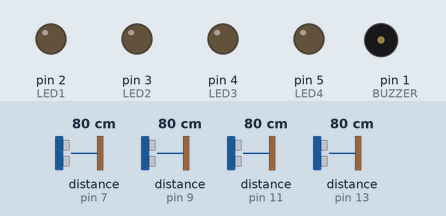
Recording of a sketch running on a simulated Arduino Uno, built with avr-gcc and run on an emulated ATmega328P. Parts: output pins drawn as LEDs (lit = HIGH), buzzer (waves = sounding). Wiring (inferred from the names in the program): 4 × ultrasonic range finder: trigger pin 6, echo pin 7 / trigger pin 8, echo pin 9 / trigger pin 10, echo pin 11 / trigger pin 12, echo pin 13. The test bench sets the inputs (shaded band); at power-on: distance to the obstacle (sensors on pin 7, pin 11, pin 9, pin 13) 80 cm. The echo pulse lasts 58.3 µs per cm; random numbers use the default seed unless the sketch sets one; pins used as bus, display or sensor lines are not drawn.

Above: at 1.8 s.
1.9 s: distance to the obstacle (sensor on pin 7) set to 12 cm
3.4 s: distance to the obstacle (sensor on pin 7) set to 9 cm
At 3.8 s:
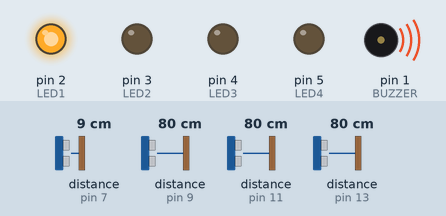
At 6.2 s:
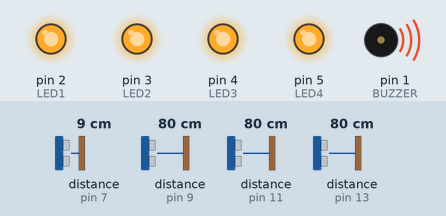
6.4 s: distance to the obstacle (sensor on pin 7) set to 18 cm
9.4 s: distance to the obstacle (sensor on pin 11) set to 2 cm
At 9.7 s:
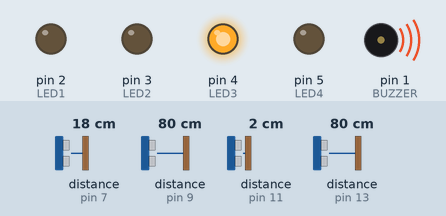
11.6 s: distance to the obstacle (sensor on pin 11) set to 9 cm
13.1 s: distance to the obstacle (sensor on pin 11) set to 12 cm
At 14.69 s:
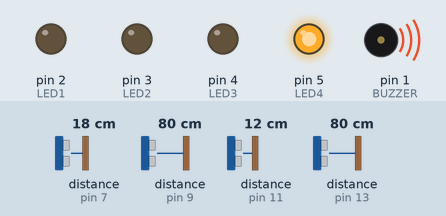
Timing chart, 0 to 16.4 s (numbered marks = the images above; inputs shaded):
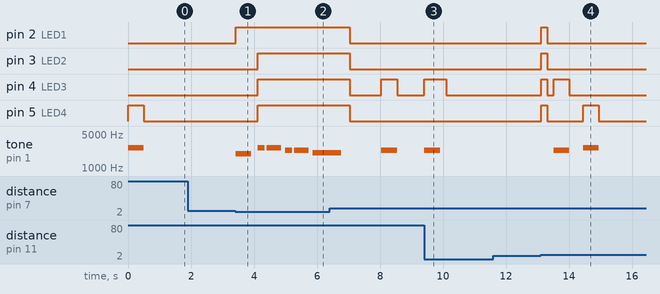

The sketch:

main_v2.ino
```cpp
// JUEGO DE MEMORIA
// v2.0
// Versión mejorada para acreditación EUR-ACE
// Mejora en velocidades de encendido y apagado de leds durante secuencia
// 2023/08/07

// PINES ARDUINO
#define BUZZER 1
#define TRIG1 6
#define ECHO1 7
#define TRIG2 8
#define ECHO2 9
#define TRIG3 10
#define ECHO3 11
#define TRIG4 12
#define ECHO4 13
#define LED1 2
#define LED2 3
#define LED3 4
#define LED4 5

// MELODIAS
int melodia[] = {2600, 2600, 2300, 2300, 2080};
int duracionNotas[] = {8, 4, 8, 4, 2};
#define MELODIA_LED1 1950
#define MELODIA_LED2 2080
#define MELODIA_LED3 2300
#define MELODIA_LED4 2600

// PARAMETROS DE JUEGO
int nivelActual = 1;
int velocidad = 500;      // tiempo que se muestra encendido cada led durante el juego
int espera = 500;         // tiempo de espera entre el apagado de un led y el encendido de otro
int distanciaSensor = 9;  // distancia minima de activacion de sensores ultrasonicos en cm.
const int NIVEL_MAX = 50; // nivel maximo de juego
int secuencia[NIVEL_MAX];
int secuenciaUsuario[NIVEL_MAX];
int maxpunt = 0;


void melodiaError()
{
  for (int i = 0; i < 5; i++)
  {
    int duracionNota = 1800 / (duracionNotas[i]);
    tone(BUZZER, melodia[i], duracionNota);
    int pausaEntreNotas = duracionNota * 1.30;
    delay(pausaEntreNotas);
    noTone(BUZZER);
  }
}

void secuenciaError()
{
  digitalWrite(LED1, HIGH);
  digitalWrite(LED2, HIGH);
  digitalWrite(LED3, HIGH);
  digitalWrite(LED4, HIGH);
  melodiaError();
  digitalWrite(LED1, LOW);
  digitalWrite(LED2, LOW);
  digitalWrite(LED3, LOW);
  digitalWrite(LED4, LOW);
  delay(1000);
  nivelActual = 1;
  if (nivelActual > maxpunt)
  {
    maxpunt = nivelActual;
  }
  velocidad = 500;
}

void secuenciaCorrecta()
{
  if (nivelActual < NIVEL_MAX)
    ;
  nivelActual++;
  if (velocidad > 200)
  {
    velocidad -= 10;
  }
  if (espera > 0)
  {
    espera -= 50;
  }
  digitalWrite(LED1, HIGH);
  digitalWrite(LED2, HIGH);
  digitalWrite(LED3, HIGH);
  digitalWrite(LED4, HIGH);
  delay(200);
  digitalWrite(LED1, LOW);
  digitalWrite(LED2, LOW);
  digitalWrite(LED3, LOW);
  digitalWrite(LED4, LOW);
  delay(200);
}

int leerDistancia(int TRIG, int ECHO)
{
  digitalWrite(TRIG, LOW);
  delayMicroseconds(2);
  digitalWrite(TRIG, HIGH);
  delayMicroseconds(10);
  digitalWrite(TRIG, LOW);
  int t = pulseIn(ECHO, HIGH);
  int d = t / 58;
  return d;
}

void muestraSecuencia()
{
  digitalWrite(LED1, LOW);
  digitalWrite(LED2, LOW);
  digitalWrite(LED3, LOW);
  digitalWrite(LED4, LOW);

  for (int i = 0; i < nivelActual; i++)
  {
    if (secuencia[i] == LED1)
    {
      tone(BUZZER, MELODIA_LED1);
      digitalWrite(LED1, HIGH);
      delay(velocidad);
      noTone(BUZZER);
      digitalWrite(LED1, LOW);
    }
    if (secuencia[i] == LED2)
    {
      tone(BUZZER, MELODIA_LED2);
      digitalWrite(LED2, HIGH);
      delay(velocidad);
      noTone(BUZZER);
      digitalWrite(LED2, LOW);
    }
    if (secuencia[i] == LED3)
    {
      tone(BUZZER, MELODIA_LED3);
      digitalWrite(LED3, HIGH);
      delay(velocidad);
      noTone(BUZZER);
      digitalWrite(LED3, LOW);
    }
    if (secuencia[i] == LED4)
    {
      tone(BUZZER, MELODIA_LED4);
      digitalWrite(LED4, HIGH);
      delay(velocidad);
      noTone(BUZZER);
      digitalWrite(LED4, LOW);
    }
    delay(espera);
  }
}

void leeSecuencia()
{
  int flag = 0;
  for (int i = 0; i < nivelActual; i++)
  {
    flag = 0;
    while (flag == 0)
    {
      if (leerDistancia(TRIG1, ECHO1) <= distanciaSensor)
      {
        digitalWrite(LED1, HIGH);
        tone(BUZZER, MELODIA_LED1);
        delay(velocidad);
        noTone(BUZZER);
        secuenciaUsuario[i] = LED1;
        flag = 1;
        delay(200);
        if (secuenciaUsuario[i] != secuencia[i])
        {
          secuenciaError();
          return;
        }
        digitalWrite(LED1, LOW);
      }
      if (leerDistancia(TRIG2, ECHO2) <= distanciaSensor)
      {
        digitalWrite(LED2, HIGH);
        tone(BUZZER, MELODIA_LED2);
        delay(velocidad);
        noTone(BUZZER);
        secuenciaUsuario[i] = LED2;
        flag = 1;
        delay(200);
        if (secuenciaUsuario[i] != secuencia[i])
        {
          secuenciaError();
          return;
        }
        digitalWrite(LED2, LOW);
      }
      if (leerDistancia(TRIG3, ECHO3) <= distanciaSensor)
      {
        digitalWrite(LED3, HIGH);
        tone(BUZZER, MELODIA_LED3);
        delay(velocidad);
        noTone(BUZZER);
        secuenciaUsuario[i] = LED3;
        flag = 1;
        delay(200);
        if (secuenciaUsuario[i] != secuencia[i])
        {
          secuenciaError();
          return;
        }
        digitalWrite(LED3, LOW);
      }
      if (leerDistancia(TRIG4, ECHO4) <= distanciaSensor)
      {
        digitalWrite(LED4, HIGH);
        tone(BUZZER, MELODIA_LED4);
        delay(velocidad);
        noTone(BUZZER);
        secuenciaUsuario[i] = LED4;
        flag = 1;
        delay(200);
        if (secuenciaUsuario[i] != secuencia[i])
        {
          secuenciaError();
          return;
        }
        digitalWrite(LED4, LOW);
      }
    }
    while (
        leerDistancia(TRIG1, ECHO1) <= distanciaSensor ||
        leerDistancia(TRIG2, ECHO2) <= distanciaSensor ||
        leerDistancia(TRIG3, ECHO3) <= distanciaSensor ||
        leerDistancia(TRIG4, ECHO4) <= distanciaSensor)
    {
    }
  }
  secuenciaCorrecta();
}

void generaSecuencia()
{
  randomSeed(millis());
  for (int i = 0; i < NIVEL_MAX; i++)
  {
    secuencia[i] = random(2, 6);
  }
}

void setup()
{
  pinMode(LED1, OUTPUT);
  pinMode(LED2, OUTPUT);
  pinMode(LED3, OUTPUT);
  pinMode(LED4, OUTPUT);
  pinMode(BUZZER, OUTPUT);
  pinMode(TRIG1, OUTPUT);
  pinMode(TRIG2, OUTPUT);
  pinMode(TRIG3, OUTPUT);
  pinMode(TRIG4, OUTPUT);
  pinMode(ECHO1, INPUT);
  pinMode(ECHO2, INPUT);
  pinMode(ECHO3, INPUT);
  pinMode(ECHO4, INPUT);
  digitalWrite(LED1, LOW);
  digitalWrite(LED2, LOW);
  digitalWrite(LED3, LOW);
  digitalWrite(LED4, LOW);
}

void loop()
{
  if (nivelActual == 1)
  {
    generaSecuencia();
  }
  muestraSecuencia();
  leeSecuencia();
}
```

Measured:
- the behaviour switches between 11 and 10 cm on distance to the obstacle (sensor on pin 7) (found by bisection; images 0 and 1)
- the behaviour switches between 10 and 11 cm on distance to the obstacle (sensor on pin 11) (found by bisection; images 3 and 4)
- after the input at 1.9 s, every drawn part: stays the same
- after the input at 3.4 s, pin 2 (LED1): LOW → HIGH at once; pin 3 (LED2), pin 4 (LED3), pin 5 (LED4): LOW → HIGH after 0.72 s; tone on pin 1 (BUZZER): plays 1950 Hz for 0.50 s, 2600 Hz for 0.23 s, 2600 Hz for 0.45 s, 2300 Hz for 0.23 s, 2300 Hz for 0.45 s, 2080 Hz for 0.53 s, starting at once
- after the input at 9.4 s, pin 4 (LED3): LOW → HIGH at once, → LOW 0.70 s later; tone on pin 1 (BUZZER): silent → 2300 Hz at once, → silent 0.50 s later
- after the input at 11.6 s, every drawn part: stays the same
- after the input at 13.1 s, pin 2 (LED1), pin 3 (LED2): LOW → HIGH at once, → LOW 0.20 s later
